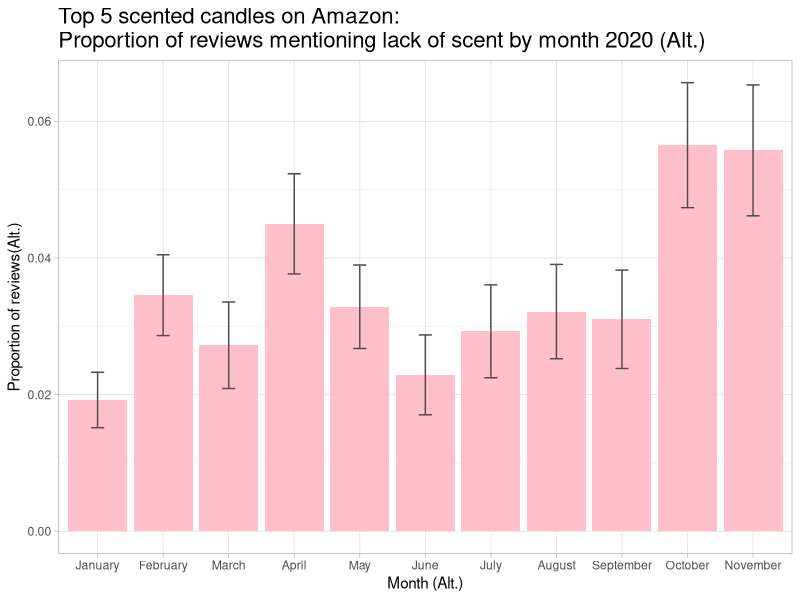

Generate this figure with R:
#### SETUP ####
library(readxl)
library(tidyverse)
library(dplyr)
library(ggplot2)

Scented_All <- read_excel("Scented_all.xlsx") # Note that this dataset has data on 5 candles
Unscented_All <- read_excel("Unscented_all.xlsx")

#### SCENTED CANDLES ####
# s <- Scented_All %>%
#   arrange(Date) %>%
#   filter(Date >= "2017-01-01") %>%
#   filter(CandleID <= 3) %>%
#   group_by(Date) %>%
#   summarise(Rating=mean(Rating))
# 
# s1720 <- ggplot(s, aes(x = (as.Date(Date)), y = Rating)) +
#   geom_vline(xintercept = as.numeric(as.Date("2020-01-20")), colour = "indianred1", linetype = "dashed")+
#   geom_smooth(method = "loess", size = 1.5, colour = "royalblue", fill = "royalblue") +
#   geom_point(alpha = 0.1, colour = "royalblue")+
#   labs(x = "Date (Altered)", y = "Average daily rating (1-5) (Altered)", title = "Top 3 scented candles Amazon reviews 2017-2020 (Altered)")+
#   theme_light()+
#   theme(plot.title = element_text(size=16))+
#   scale_x_date(date_labels = "%m-%Y", date_breaks = "6 month")
# s1720

#### UNSCENTED CANDLES ####
# 
# us <- Unscented_All %>%
#   arrange(Date) %>%
#   filter(Date >= "2017-01-01") %>%
#   group_by(Date) %>%
#   summarise(Rating = mean(Rating))
# 
# us1720 <- ggplot(us, aes(x = (as.Date(Date)), y = Rating)) +
#   geom_vline(xintercept = as.numeric(as.Date("2020-01-20")), colour = "indianred1", linetype = "dashed")+
#   geom_smooth(method = "loess", size = 1.5, colour = "orange", fill = "orange") +
#   geom_point(alpha = 0.1, colour = "orange")+
#   labs(x = "Date (Alt.)", y = "Average daily rating (1-5) (Alt.)", title = "Top 3 unscented candles Amazon reviews 2017-2020 (Alt.)")+
#   theme_light()+
#   theme(plot.title = element_text(size=16))+
#   scale_x_date(date_labels = "%m-%Y", date_breaks = "6 month")
# us1720

#### NO SCENT FUNCTION ####
no_scent <- function(x){
  case_when(
    str_detect(x, "[Nn]o scent") ~ "1",
    str_detect(x, "[Nn]o smell") ~ "1",
    str_detect(x, "[Dd]oes not smell like") ~ "1",
    str_detect(x, "[Dd]oesn't smell like") ~ "1",
    str_detect(x, "[Cc]an't smell") ~ "1",
    str_detect(x, "[Cc]annot smell") ~ "1",
    str_detect(x, "[Ff]aint smell") ~ "1",
    str_detect(x, "[Ff]aint scent") ~ "1",
    str_detect(x, "[Dd]on't smell") ~ "1",
    str_detect(x, "[Ll]ike nothing") ~ "1",
    TRUE ~ x
  )

}

#### REVIEWS MENTIONING LACK OF SCENT 2020 ####
s5 <- Scented_All %>%
  arrange(Date) %>%
  filter(Date >= "2020-01-01") %>%
  mutate(noscent = no_scent(Review)) %>%
  mutate(noscent = ifelse(noscent != 1, 0, 1)) %>%
  mutate(month = reorder(format(Date, '%B'), Date)) %>%
  group_by(month) %>%
  add_tally() %>%
  summarise(n =n, noscent = sum(noscent)) %>%
  mutate(nsprop = noscent/n) %>%
  mutate(se = sqrt((nsprop*(1-nsprop))/n)) %>%
  summarise(n=mean(n), se=mean(se), nsprop=mean(nsprop))

s5r <- ggplot(s5, aes(x=as.factor(month), y = nsprop, group = month))+
  geom_bar(stat = "identity", fill = "pink")+
  geom_errorbar(aes(ymin = (nsprop-se), ymax = (nsprop+se)), width=0.2, colour = "gray30")+
  labs(x = "Month (Alt.)", y = "Proportion of reviews(Alt.)", title = "Top 5 scented candles on Amazon: \nProportion of reviews mentioning lack of scent by month 2020 (Alt.)")+
  theme_light()+
  theme(plot.title = element_text(size=16))
s5r

